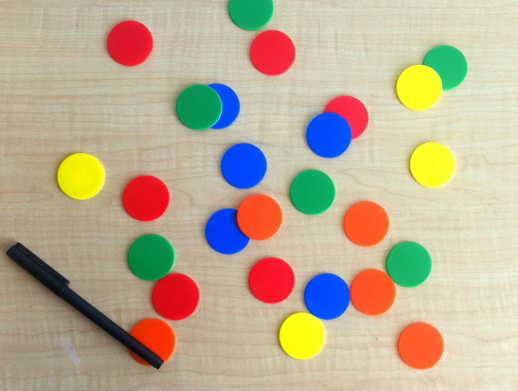
#> input picture old/chips.png, 518 x 391 px
$ python segmentacao.py
#> lines starting #> are read from the running program, lines starting #| are printed output that depends on the picture
### old/library.py
import cv2
import numpy as np
import matplotlib.pyplot as plt
import os
import time

def doNothing():
	pass

# Funções de leitura de imagem

def readColorImage(path, show=False):
#> called with path = 'chips.png', show = False
	img = cv2.imread(path, cv2.IMREAD_COLOR)
#> img is the input picture: shape (391, 518, 3); mean B, G, R 148.1, 173.3, 188.3
	img = cv2.cvtColor(img, cv2.COLOR_BGR2RGB)
	if show :	plotImage(img)
	return img

# Mudar o formato da imagem

def bgr2hsv(img):
	return cv2.cvtColor(img, cv2.COLOR_BGR2HSV_FULL)
#> returned value: shape (391, 518, 3); mean H, S, V 131.8, 83.3, 203.9

def hsv2bgr(img):
	return cv2.cvtColor(img, cv2.COLOR_HSV2BGR_FULL)

# Separar canais

def splitChanels(img):
	return cv2.split(img)

# Juntar canais

# [11 lines left out: function mergeChanels, not called in this run]

# Saturation

def sat(img, value, delta):
	return np.where( abs(img-value) > delta  , 255 , 0 )

# Criação de imagem

def createImgTom(height=100, width=100, value = 0):
	img = np.zeros((height, width), dtype=np.uint8)
	img = np.where( 1 , value , img )
	return img

# [14 lines left out: functions createWhiteDisk, createBlackDisk, createWhiteRing, not called in this run]

def createBlackRing(height=100, width=100, xc=50, yc=50, re=20, ri=10):
	return 1 - createWhiteRing(height,width,xc,yc,re,ri)

# [53 lines left out: functions createSineImage, create2DGaussian, sumImage, dotImage, FFTinImage, not called in this run]

def magnitude(img):
	return 20*np.log(np.abs(img))

# Histograma

# [35 lines left out: functions compute_histogram_1C, plotImage, plotRGB, not called in this run]

def plotImageHSV(hsv, title = ''):
#> called with title = ''
	chanel = ['HSV' + title , 'H', 'S', 'V']
	split = splitChanels(hsv)
	imgs = [cv2.cvtColor(hsv, cv2.COLOR_HSV2BGR_FULL)]
	for e in split :
		imgs.append(e)
#> this loop made 3 passes
#> after the loop, imgs = 4 items

	for i in range(len(imgs)):
		plt.subplot('22' + str(i+1) )
		plt.title(chanel[i])
		plt.imshow(imgs[i], cmap = 'gray')
#> this loop made 4 passes

	plt.show()
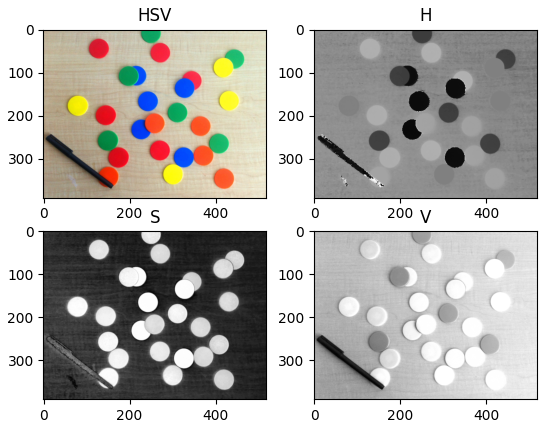
#> figure drawn by matplotlib, 4 panels

# [9 lines left out: function scaleImage2_uchar, not called in this run]

### old/segmentacao.py
import library as lib

# Lendo a imagem
img = lib.readColorImage(path='chips.png')

# Transformando para HSV
hsv = lib.bgr2hsv( img )
lib.plotImageHSV(hsv)

# Separando os canais
hsv_split = lib.splitChanels(hsv)

shape = img.shape
#> shape = (391, 518, 3)
blue = lib.createImgTom(shape[0],shape[1], 24)
green = lib.createImgTom(shape[0],shape[1], 65)
yellow = lib.createImgTom(shape[0],shape[1], 120)
orage = lib.createImgTom(shape[0],shape[1], 168)
red = lib.createImgTom(shape[0],shape[1], 200)

white = lib.createImgTom(shape[0],shape[1], 255)

# H -> Cor
# S -> Intensidade
# V -> Brilho

colors = { 	'Azul' : 24 	,
			'Verde' : 70 	,
			'Amarelo' : 130 ,
			'Laranja' : 160	,
			'Vermelho': 160
		}

# Histograma do canal H
a = lib.plt.hist(hsv_split[0].ravel(), bins=256, range=(0, 256), fc='k', ec='k')
#> (the run stopped early here; a loop or call above may not have finished)
